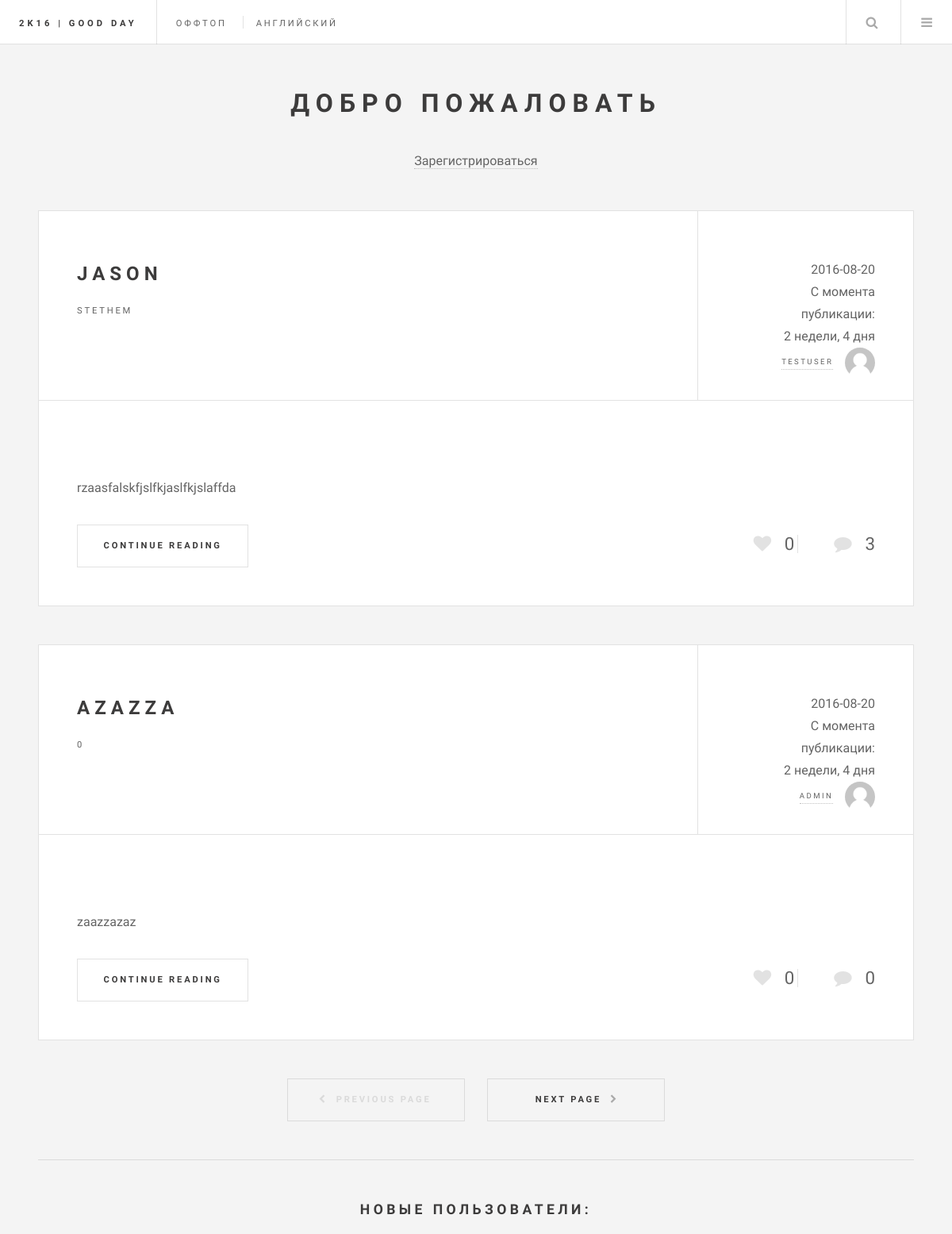
Before: / (upper part) with the older database file.
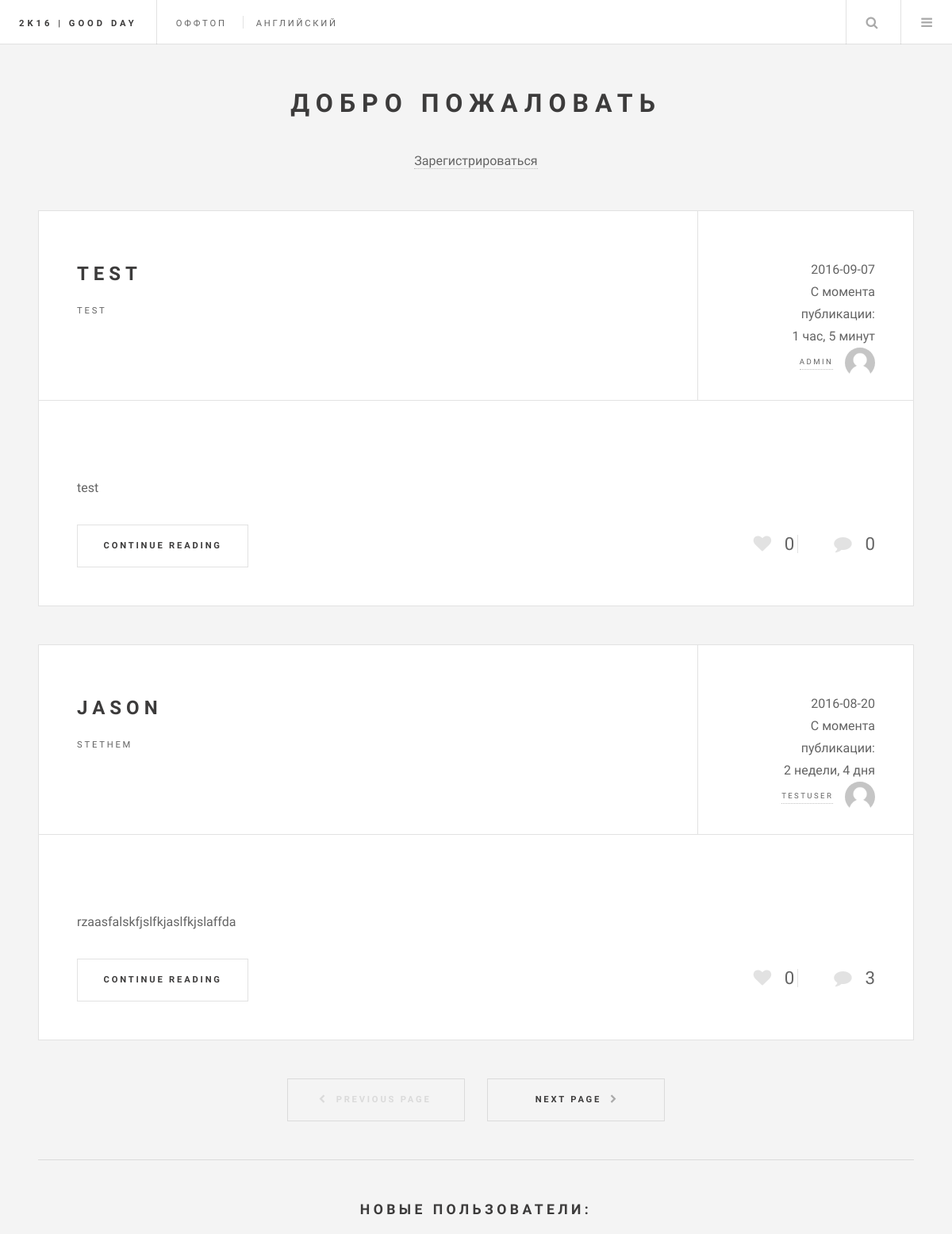
After: the same page with the newer database file.
### blog/models.py (models this page shows, shortened)
class Post(models.Model):
    author = models.ForeignKey(settings.AUTH_USER_MODEL, default=1)
    title = models.CharField(max_length=20, verbose_name='Заголовок')
    about = models.CharField(max_length=40, verbose_name='Описание')
    message = models.TextField(verbose_name='Текст')
    likes_post = models.IntegerField(default=0)
    image = models.ImageField(null=True,
                              blank=True,
                              upload_to=upload_url,
                              verbose_name='Постер',
                              width_field="width_field",
                              height_field="heigth_field",
                              )
    width_field = models.IntegerField(null=True,default=0)
    heigth_field = models.IntegerField(null=True,default=0)
    created_date = models.DateTimeField(default=timezone.now)
    def get_count_lk(self):
        return get_count_likes(self.id,Post)
    def get_count_com(self):
        return get_count_comment(self.id)
    def get_absolute_url(self):
        return reverse("article", kwargs={'article_id': self.id})
    class Meta:
        ordering = ['-created_date']

### blog/views.py (the view)
# urls.py: url(r'^$', views.front,name='posts'),
def front(request,page_number=1):
    comment_count = Comment.objects.count()
    objects = Post.objects.all()
    search = request.GET.get('q')
    if search:
        objects = Post.objects.filter(title__icontains=search)
    current_page = Paginator(objects,count_page)
    return render(request,'posts.html',{'objects':current_page.page(page_number),'comment_count':comment_count})

### blog/models.py (called while the page is built)
def get_count_likes(id,model):
    return Likes.objects.filter(content_type=ContentType.objects.get_for_model(model),object_id=id).count()

def get_count_comment(id):
    return Comment.objects.filter(comment_post=id).count()

### blog/templates/posts.html (shortened to what this page needs)
{% extends 'base.html' %}
{% block search_posts %}
<li class="search">
<a class="fa-search" href="#search">Search</a>
</li>
{% endblock %}
{% block content %}
    {% for post in objects %}
<article class="post">
    <header>
        <div class="title">
            <h2><a href="{{ post.get_absolute_url }}">{{ post.title }}</a></h2>
            <p>{{ post.about }}</p>
        </div>
        <div class="meta">
            {{ post.created_date|date:'Y-m-d' }}<br>С момента публикации:<br>{{ post.created_date|timesince }}<br>
            <a href="{{ post.get_absolute_url }}delete/" class="author"><span class="name">{{ post.author }}</span><img src="/static/images/av_undef.png" alt="" /></a>
        </div>
    </header>
    <p>{{ post.message|truncatewords:100 }}</p>
    <footer>
        <ul class="actions">
            <li><a href="{% url 'article' post.id %}" class="button big">Continue Reading</a></li>
        </ul>
        <ul class="stats">
            <li><a id="like_id{{ post.id }}" onclick="postlike({{ post.id }})" class="icon fa-heart">{{ post.get_count_lk }}</a></li>
            <li><a class="icon fa-comment">{{ post.get_count_com }}</a></li>
        </ul>
    </footer>
</article>
{% endfor %}
{% endblock %}
{% block pagination %}
    <ul class="actions pagination">
        {% if objects.has_other_pages %}
            {% if objects.has_previous %}
                <li><a href="{% url 'current_page' objects.previous_page_number %}" class="button big previous">Previous Page</a> </li>
            {% else %}
                <li><a href="" class="disabled button big previous">Previous Page</a></li>
            {% endif %}
            {% if objects.has_next %}
                <li><a href="{% url 'current_page' objects.next_page_number %}" class="button big next">Next Page</a></li>
            {% else %}
                <li><a href="" class="disabled button big next">Next Page</a></li>
            {% endif %}
        {% endif %}
    </ul>
{% endblock %}

Changed rows visible on the page:
no longer on this page (row unchanged): Post: title "AZAZZA", about "0", created_date "2016-08-20", created_date "2 недели, 4 дня", author "ADMIN", message "zaazzazaz", get_count_lk "0", get_count_com "0"
added Post: title "TEST", about "TEST", created_date "2016-09-07", created_date "1 час, 5 минут", author "ADMIN", message "test", get_count_lk "0", get_count_com "0"
